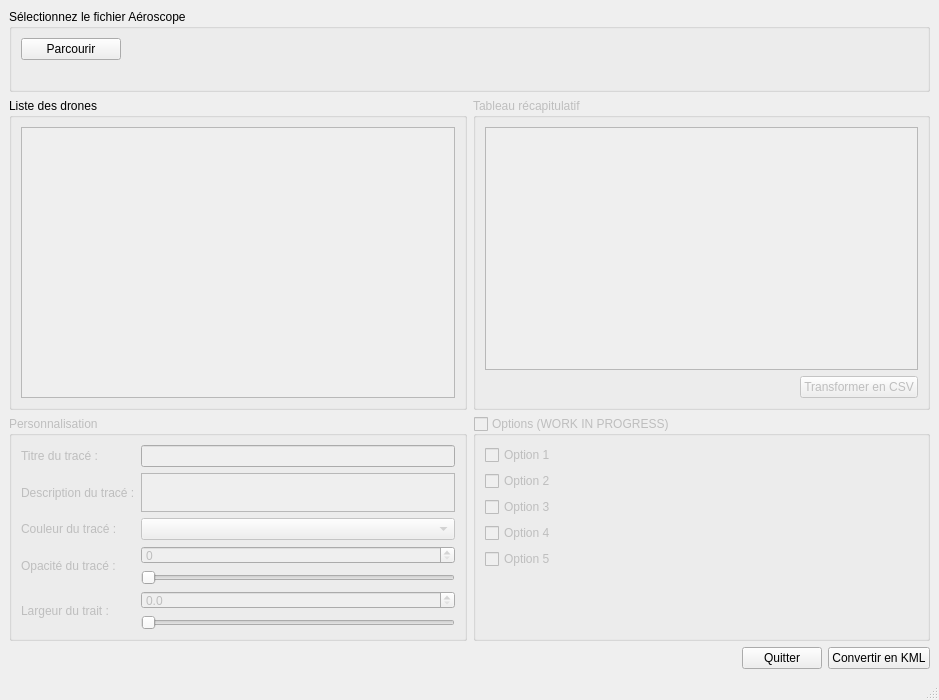
<?xml version="1.0" encoding="UTF-8"?>
<ui version="4.0">
 <class>MainWindow</class>
 <widget class="QMainWindow" name="MainWindow">
  <property name="geometry">
   <rect>
    <x>0</x>
    <y>0</y>
    <width>939</width>
    <height>700</height>
   </rect>
  </property>
  <property name="minimumSize">
   <size>
    <width>700</width>
    <height>700</height>
   </size>
  </property>
  <property name="windowTitle">
   <string>MainWindow</string>
  </property>
  <widget class="QWidget" name="centralwidget">
   <property name="enabled">
    <bool>true</bool>
   </property>
   <layout class="QHBoxLayout" name="horizontalLayout_6">
    <item>
     <layout class="QHBoxLayout" name="horizontalLayout">
      <item>
       <layout class="QVBoxLayout" name="verticalLayout">
        <item>
         <widget class="QGroupBox" name="groupBox_2">
          <property name="title">
           <string>Sélectionnez le fichier Aéroscope</string>
          </property>
          <layout class="QVBoxLayout" name="verticalLayout_2">
           <item>
            <layout class="QVBoxLayout" name="verticalLayout_3">
             <item>
              <layout class="QHBoxLayout" name="horizontalLayout_3">
               <item>
                <widget class="QPushButton" name="button_parcourir">
                 <property name="minimumSize">
                  <size>
                   <width>50</width>
                   <height>0</height>
                  </size>
                 </property>
                 <property name="maximumSize">
                  <size>
                   <width>100</width>
                   <height>16777215</height>
                  </size>
                 </property>
                 <property name="text">
                  <string>Parcourir</string>
                 </property>
                </widget>
               </item>
               <item>
                <widget class="QLabel" name="file_name">
                 <property name="text">
                  <string/>
                 </property>
                 <property name="textInteractionFlags">
                  <set>Qt::LinksAccessibleByMouse|Qt::TextSelectableByKeyboard|Qt::TextSelectableByMouse</set>
                 </property>
                </widget>
               </item>
              </layout>
             </item>
             <item>
              <layout class="QHBoxLayout" name="horizontalLayout_5"/>
             </item>
             <item>
              <widget class="QLabel" name="sn_label">
               <property name="text">
                <string/>
               </property>
               <property name="scaledContents">
                <bool>false</bool>
               </property>
               <property name="wordWrap">
                <bool>false</bool>
               </property>
              </widget>
             </item>
            </layout>
           </item>
          </layout>
         </widget>
        </item>
        <item>
         <layout class="QHBoxLayout" name="horizontalLayout_7">
          <item>
           <widget class="QGroupBox" name="groupBoxListeDrone">
            <property name="enabled">
             <bool>true</bool>
            </property>
            <property name="title">
             <string>Liste des drones</string>
            </property>
            <layout class="QVBoxLayout" name="verticalLayout_7">
             <item>
              <widget class="QListView" name="listeDrones">
               <property name="enabled">
                <bool>false</bool>
               </property>
              </widget>
             </item>
            </layout>
           </widget>
          </item>
          <item>
           <widget class="QGroupBox" name="groupTableView">
            <property name="enabled">
             <bool>false</bool>
            </property>
            <property name="title">
             <string>Tableau récapitulatif</string>
            </property>
            <layout class="QVBoxLayout" name="verticalLayout_6">
             <item>
              <widget class="QTableView" name="tableView">
               <property name="contextMenuPolicy">
                <enum>Qt::CustomContextMenu</enum>
               </property>
               <property name="editTriggers">
                <set>QAbstractItemView::NoEditTriggers</set>
               </property>
              </widget>
             </item>
             <item>
              <layout class="QHBoxLayout" name="horizontalLayout_9">
               <item>
                <spacer name="horizontalSpacer_3">
                 <property name="orientation">
                  <enum>Qt::Horizontal</enum>
                 </property>
                 <property name="sizeHint" stdset="0">
                  <size>
                   <width>40</width>
                   <height>20</height>
                  </size>
                 </property>
                </spacer>
               </item>
               <item>
                <widget class="QPushButton" name="csvButton">
                 <property name="text">
                  <string>Transformer en CSV</string>
                 </property>
                </widget>
               </item>
              </layout>
             </item>
            </layout>
           </widget>
          </item>
         </layout>
        </item>
        <item>
         <layout class="QHBoxLayout" name="horizontalLayout_8">
          <item>
           <widget class="QGroupBox" name="groupBoxPerso">
            <property name="enabled">
             <bool>false</bool>
            </property>
            <property name="maximumSize">
             <size>
              <width>16777215</width>
              <height>225</height>
             </size>
            </property>
            <property name="title">
             <string>Personnalisation</string>
            </property>
            <layout class="QGridLayout" name="gridLayout">
             <item row="1" column="1">
              <widget class="QTextEdit" name="textDescription">
               <property name="placeholderText">
                <string/>
               </property>
              </widget>
             </item>
             <item row="4" column="1">
              <layout class="QVBoxLayout" name="verticalLayout_4">
               <item>
                <widget class="QSpinBox" name="spinOpacity">
                 <property name="maximum">
                  <number>100</number>
                 </property>
                </widget>
               </item>
               <item>
                <widget class="QSlider" name="sliderOpacity">
                 <property name="maximum">
                  <number>100</number>
                 </property>
                 <property name="orientation">
                  <enum>Qt::Horizontal</enum>
                 </property>
                </widget>
               </item>
              </layout>
             </item>
             <item row="3" column="1">
              <widget class="QComboBox" name="comboColor"/>
             </item>
             <item row="1" column="0">
              <widget class="QLabel" name="label_4">
               <property name="toolTip">
                <string>Définit une description du tracé affichable sur Google Earth. Recommandé d'écrire si c'est un drone allié ou ennemi ici.</string>
               </property>
               <property name="text">
                <string>Description du tracé :</string>
               </property>
              </widget>
             </item>
             <item row="4" column="0">
              <widget class="QLabel" name="label_2">
               <property name="toolTip">
                <string>Opacité du tracé en pourcentage. Recommandé de mettre au moins 50%.</string>
               </property>
               <property name="text">
                <string>Opacité du tracé :</string>
               </property>
              </widget>
             </item>
             <item row="6" column="1">
              <layout class="QVBoxLayout" name="verticalLayout_5">
               <item>
                <widget class="QDoubleSpinBox" name="spinLargeur">
                 <property name="decimals">
                  <number>1</number>
                 </property>
                 <property name="maximum">
                  <double>100.000000000000000</double>
                 </property>
                 <property name="singleStep">
                  <double>0.100000000000000</double>
                 </property>
                </widget>
               </item>
               <item>
                <widget class="QSlider" name="sliderLargeur">
                 <property name="maximum">
                  <number>1000</number>
                 </property>
                 <property name="orientation">
                  <enum>Qt::Horizontal</enum>
                 </property>
                </widget>
               </item>
              </layout>
             </item>
             <item row="0" column="0">
              <widget class="QLabel" name="label_3">
               <property name="toolTip">
                <string>Définit un titre pour le tracé qui pourra être affiché sur Google Earth.</string>
               </property>
               <property name="text">
                <string>Titre du tracé :</string>
               </property>
              </widget>
             </item>
             <item row="0" column="1">
              <widget class="QLineEdit" name="lineName">
               <property name="contextMenuPolicy">
                <enum>Qt::DefaultContextMenu</enum>
               </property>
               <property name="inputMask">
                <string/>
               </property>
               <property name="text">
                <string/>
               </property>
              </widget>
             </item>
             <item row="3" column="0">
              <widget class="QLabel" name="label">
               <property name="toolTip">
                <string>Change la couleur du tracé. Recommandé de mettre des couleurs différentes pour chaque drone.</string>
               </property>
               <property name="text">
                <string>Couleur du tracé :</string>
               </property>
              </widget>
             </item>
             <item row="6" column="0">
              <widget class="QLabel" name="label_5">
               <property name="text">
                <string>Largeur du trait :</string>
               </property>
              </widget>
             </item>
            </layout>
           </widget>
          </item>
          <item>
           <widget class="QGroupBox" name="groupOption">
            <property name="enabled">
             <bool>false</bool>
            </property>
            <property name="title">
             <string>Options (WORK IN PROGRESS)</string>
            </property>
            <property name="checkable">
             <bool>true</bool>
            </property>
            <property name="checked">
             <bool>false</bool>
            </property>
            <layout class="QHBoxLayout" name="horizontalLayout_2">
             <item>
              <layout class="QFormLayout" name="formLayout_2">
               <item row="0" column="0" colspan="2">
                <widget class="QCheckBox" name="checkBox">
                 <property name="text">
                  <string>Option 1</string>
                 </property>
                </widget>
               </item>
               <item row="1" column="0" colspan="2">
                <widget class="QCheckBox" name="checkBox_2">
                 <property name="text">
                  <string>Option 2</string>
                 </property>
                </widget>
               </item>
               <item row="2" column="0" colspan="2">
                <widget class="QCheckBox" name="checkBox_3">
                 <property name="text">
                  <string>Option 3</string>
                 </property>
                </widget>
               </item>
               <item row="3" column="0" colspan="2">
                <widget class="QCheckBox" name="checkBox_4">
                 <property name="text">
                  <string>Option 4</string>
                 </property>
                </widget>
               </item>
               <item row="4" column="0" colspan="2">
                <widget class="QCheckBox" name="checkBox_5">
                 <property name="text">
                  <string>Option 5</string>
                 </property>
                </widget>
               </item>
              </layout>
             </item>
             <item>
              <spacer name="horizontalSpacer">
               <property name="orientation">
                <enum>Qt::Horizontal</enum>
               </property>
               <property name="sizeHint" stdset="0">
                <size>
                 <width>40</width>
                 <height>20</height>
                </size>
               </property>
              </spacer>
             </item>
            </layout>
           </widget>
          </item>
         </layout>
        </item>
        <item>
         <layout class="QHBoxLayout" name="horizontalLayout_4">
          <item>
           <spacer name="horizontalSpacer_2">
            <property name="orientation">
             <enum>Qt::Horizontal</enum>
            </property>
            <property name="sizeHint" stdset="0">
             <size>
              <width>40</width>
              <height>20</height>
             </size>
            </property>
           </spacer>
          </item>
          <item>
           <widget class="QPushButton" name="leave_button">
            <property name="text">
             <string>Quitter</string>
            </property>
           </widget>
          </item>
          <item>
           <widget class="QPushButton" name="convertir_button">
            <property name="text">
             <string>Convertir en KML</string>
            </property>
           </widget>
          </item>
         </layout>
        </item>
       </layout>
      </item>
     </layout>
    </item>
   </layout>
  </widget>
  <widget class="QMenuBar" name="menubar">
   <property name="geometry">
    <rect>
     <x>0</x>
     <y>0</y>
     <width>939</width>
     <height>21</height>
    </rect>
   </property>
  </widget>
  <widget class="QStatusBar" name="statusbar"/>
 </widget>
 <resources/>
 <connections/>
</ui>
